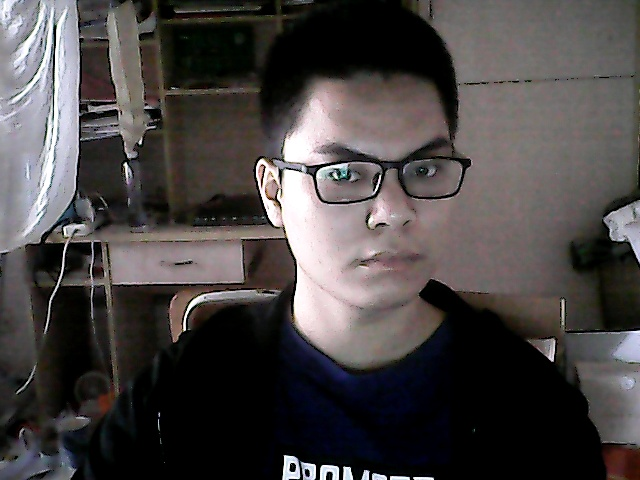
//> input picture 智能门禁系统/insightface-FaceRec/dataset/1711610035/2.jpg, 640 x 480 px
$ ./005特征点提取_SURF   (built with g++ and OpenCV 4)
//> lines starting //> are read from the running program, lines starting //| are printed output that depends on the picture
#include "highgui/highgui.hpp"
#include "opencv2/nonfree/nonfree.hpp"
#include "opencv2/legacy/legacy.hpp"
#include <iostream>

using namespace cv;
using namespace std;


int main()
{
    Mat image01 = imread("2.jpg", 1);    //右图
//> image01 is the input picture: 480 rows x 640 cols, CV_8UC3; mean B, G, R 68.7, 68.9, 73.2
    Mat image02 = imread("1.jpg", 1);    //左图
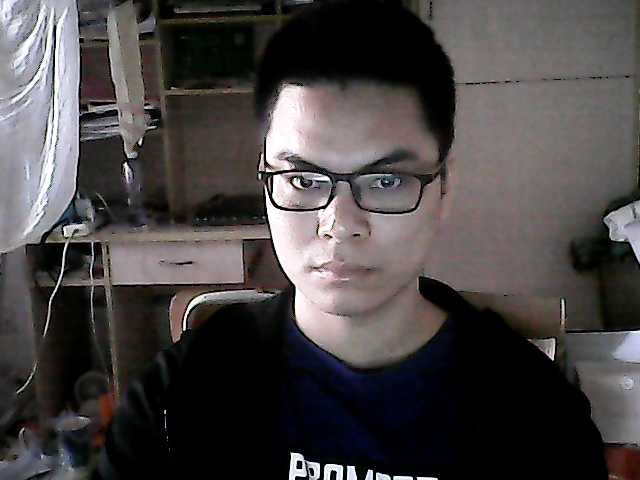
//> input picture 智能门禁系统/insightface-FaceRec/dataset/1711610035/1.jpg, 640 x 480 px
//> image02 is the input picture: 480 rows x 640 cols, CV_8UC3; mean B, G, R 68.8, 68.8, 72.9
    namedWindow("p2", 0);
    namedWindow("p1", 0);
    imshow("p2", image01);
    imshow("p1", image02);

    //灰度图转换
    Mat image1, image2;
    cvtColor(image01, image1, CV_RGB2GRAY);
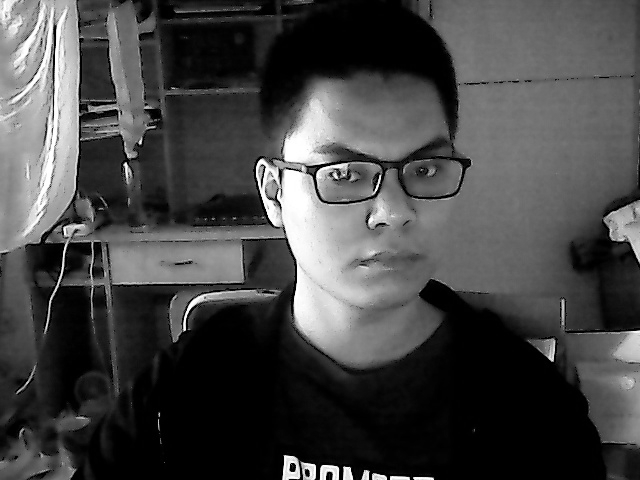
//> image1: 480 rows x 640 cols, CV_8UC1; min 0, max 255, mean 69.4
    cvtColor(image02, image2, CV_RGB2GRAY);
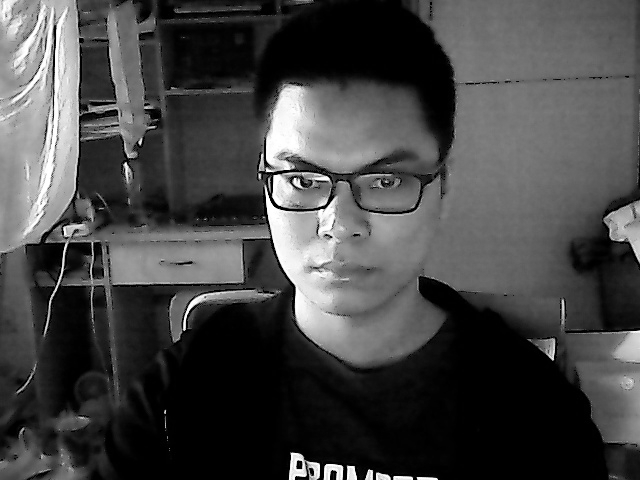
//> image2: 480 rows x 640 cols, CV_8UC1; min 0, max 255, mean 69.3


    //提取特征点
//> (the run ends here: the program needs code that is not available in this run, at `SurfFeatureDetector surfDetector(800);`)
